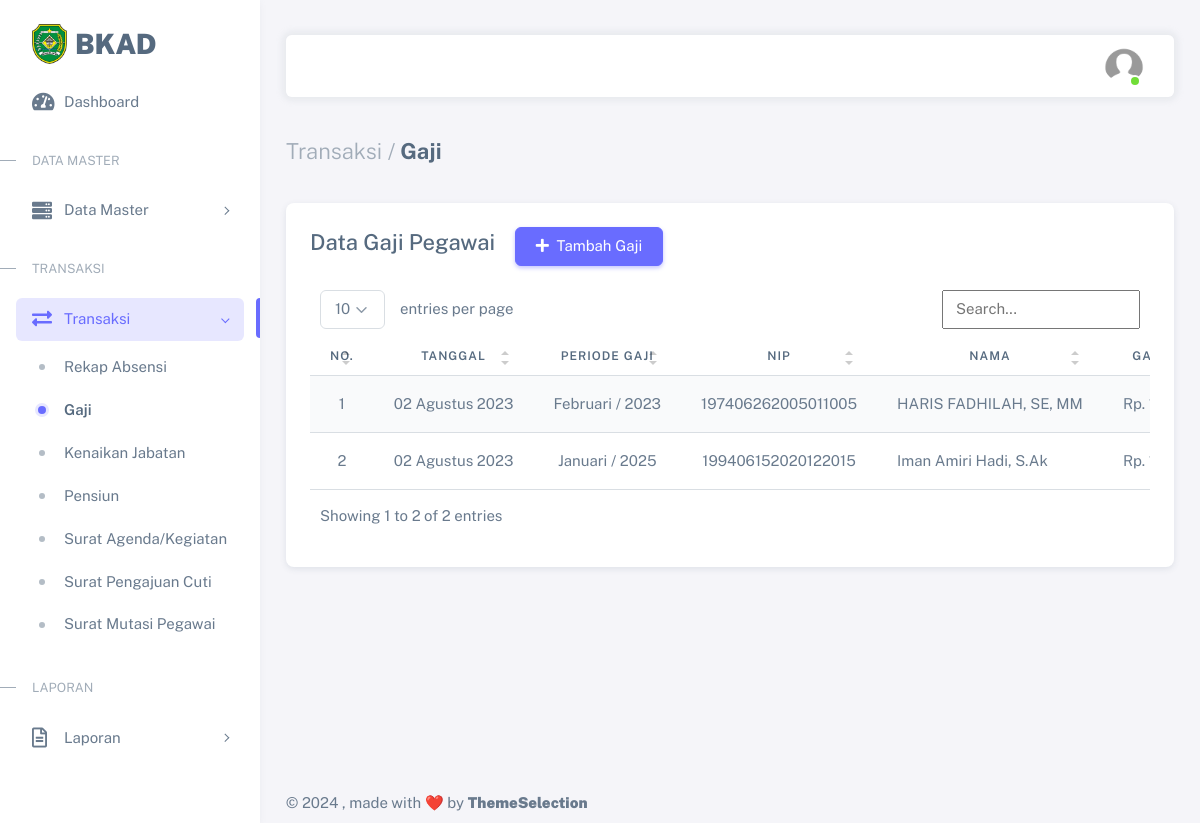
/admin/gaji.php (signed in), run on the app's committed database.
### tables this page shows
CREATE TABLE `gaji` (
  `id_gaji` int(11) NOT NULL,
  `tgl_gaji` date NOT NULL,
  `no_slip` varchar(12) NOT NULL,
  `bulan` varchar(12) NOT NULL,
  `tahun` year(4) NOT NULL,
  `id_absensi` int(11) NOT NULL,
  `gaji_bersih` varchar(11) NOT NULL,
  `gajipok` varchar(11) NOT NULL,
  `tunjangan` varchar(11) NOT NULL,
  `potongan` varchar(12) NOT NULL
);

CREATE TABLE `absensi` (
  `id_absensi` int(11) NOT NULL,
  `tgl` date NOT NULL,
  `bulan` varchar(22) NOT NULL,
  `tahun` year(4) NOT NULL,
  `id_pg` int(11) NOT NULL,
  `hadir` varchar(11) NOT NULL,
  `sakit` varchar(11) NOT NULL,
  `izin` varchar(11) NOT NULL,
  `tanpa_ket` varchar(11) NOT NULL,
  `tgl_sakit` varchar(25) NOT NULL,
  `tgl_ijin` varchar(25) NOT NULL,
  `tgl_tk` varchar(25) NOT NULL
);

CREATE TABLE `t_pegawai` (
  `id_pg` int(11) NOT NULL,
  `nip` varchar(25) NOT NULL,
  `nama_lengkap` varchar(120) NOT NULL,
  `id_jabatan` int(11) NOT NULL,
  `jenis_kelamin` varchar(35) NOT NULL,
  `agama` varchar(20) NOT NULL,
  `status` varchar(20) NOT NULL,
  `tempat_lahir` varchar(120) NOT NULL,
  `tanggal_lahir` date NOT NULL,
  `alamat_rumah` varchar(200) NOT NULL,
  `no_telpon` varchar(13) NOT NULL,
  `file_foto` varchar(255) DEFAULT NULL,
  `pegawai` enum('asn','non asn') NOT NULL,
  `golongan` varchar(255) DEFAULT NULL
);

### fungsi_indotgl.php (called while the page is built, shortened)
<?php
function tgl_indo($tgl)
{
  $tanggal = substr($tgl, 8, 2);
  $bulan   = getBulan(substr($tgl, 5, 2));
  $tahun   = substr($tgl, 0, 4);
  return $tanggal . ' ' . $bulan . ' ' . $tahun;
}
function getBulan($bln)
{
  switch ($bln) {
    case 8:
      return "Agustus";
      break;
  }
}

### admin/gaji.php (the view, shortened to what this page needs)
<?php
require_once("../fungsi_indotgl.php");
require_once('../head.php');
?>
<div class="layout-wrapper layout-content-navbar">
	<div class="layout-container">
		<aside id="layout-menu" class="layout-menu menu-vertical menu bg-menu-theme">
			<div class="app-brand demo d-grid">
				<a href="index.php" class="app-brand-link">
					<span class="app-brand-logo demo">
						<img src="../assets/img/logo/tapin.png" width="35" class="img-fluid">
					</span>
					<span class="app-brand-text demo menu-text fw-bolder ms-2 text-uppercase">BKAD</span>
				</a>
			</div>
			<ul class="menu-inner py-1">
				<li class="menu-item">
					<a href="index.php" class="menu-link">
						<i class="menu-icon fas fa-tachometer-alt"></i>
						<div data-i18n="Dashboard">Dashboard</div>
					</a>
				</li>
				<li class="menu-header small text-uppercase">
					<span class="menu-header-text">Data Master</span>
				</li>
				<li class="menu-item">
					<a href="javascript:void(0);" class="menu-link menu-toggle">
						<i class="menu-icon fas fa-server"></i>
						<div data-i18n="Data Master">Data Master</div>
					</a>
				</li>
				<li class="menu-header small text-uppercase">
					<span class="menu-header-text">Transaksi</span>
				</li>
				<li class="menu-item active open">
					<a href="javascript:void(0);" class="menu-link menu-toggle">
						<i class="menu-icon fas fa-exchange-alt"></i>
						<div data-i18n="Transaksi">Transaksi</div>
					</a>
					<ul class="menu-sub">
						<li class="menu-item">
							<a href="absensi.php" class="menu-link">
								<div data-i18n="Absensi">Rekap Absensi</div>
							</a>
						</li>
						<li class="menu-item active">
							<a href="gaji.php" class="menu-link">
								<div data-i18n="Gaji">Gaji</div>
							</a>
						</li>
						<li class="menu-item">
							<a href="kenaikan.php" class="menu-link">
								<div data-i18n="Kenaikan Jabatan">Kenaikan Jabatan</div>
							</a>
						</li>
						<li class="menu-item">
							<a href="pensiun.php" class="menu-link">
								<div data-i18n="Pensiun">Pensiun</div>
							</a>
						</li>
						<li class="menu-item">
							<a href="agenda.php" class="menu-link">
								<div data-i18n="Surat Agenda">Surat Agenda/Kegiatan</div>
							</a>
						</li>
						<li class="menu-item">
							<a href="cuti.php" class="menu-link">
								<div data-i18n="Surat Pengajuan Cuti">Surat Pengajuan Cuti</div>
							</a>
						</li>
						<li class="menu-item">
							<a href="mutasi.php" class="menu-link">
								<div data-i18n="Surat Mutasi Pegawai">Surat Mutasi Pegawai</div>
							</a>
						</li>
					</ul>
				</li>
				<li class="menu-header small text-uppercase">
					<span class="menu-header-text">Laporan</span>
				</li>
				<li class="menu-item">
					<a href="javascript:void(0);" class="menu-link menu-toggle">
						<i class="menu-icon far fa-file-alt"></i>
						<div data-i18n="Laporan">Laporan</div>
					</a>
				</li>
			</ul>
		</aside>
		<div class="layout-page">
			<nav class="layout-navbar container-xxl navbar navbar-expand-xl navbar-detached align-items-center bg-navbar-theme" id="layout-navbar">
				<div class="navbar-nav-right d-flex align-items-center" id="navbar-collapse">
					<ul class="navbar-nav flex-row align-items-center ms-auto">
						<li class="nav-item navbar-dropdown dropdown-user dropdown">
							<a class="nav-link dropdown-toggle hide-arrow" href="javascript:void(0);" data-bs-toggle="dropdown">
								<div class="avatar avatar-online">
									<img src="../assets/img/avatars/user.png" alt class="w-px-40 h-auto rounded-circle" />
								</div>
							</a>
						</li>
					</ul>
				</div>
			</nav>
			<div class="content-wrapper">
				<div class="container-xxl flex-grow-1 container-p-y">
					<h4 class="fw-bold py-3 mb-4"><span class="text-muted fw-light">Transaksi /</span> Gaji</h4>
					<div class="row">
						<div class="col-md-6 col-lg-4 col-xl-12 order-0 mb-4">
							<div class="card">
								<div class="card-header pb-3">
									<h4 class="mb-2 d-inline-block">Data Gaji Pegawai</h4>
									<a class="btn btn-primary ms-3" href="gaji_in.php">
										<i class="fas fa-plus me-1"></i>
										Tambah Gaji
									</a>
								</div>
								<div class="card-body">
									<div class="table-responsive">
										<table class="table table-striped table-hover table-fixed table-flush" id="table1" width="100%">
											<thead>
												<tr>
													<th style="vertical-align: middle;" class="text-center">No.</th>
													<th style="vertical-align: middle;" class="text-center">Tanggal</th>
													<th style="vertical-align: middle;" class="text-center">Periode Gaji</th>
													<th style="vertical-align: middle;" class="text-center">NIP</th>
													<th style="vertical-align: middle;" class="text-center">Nama</th>
													<th style="vertical-align: middle;" class="text-center">Gaji Bersih</th>
												</tr>
											</thead>
											<tbody>
												<?php
												$query = mysqli_query(
													$koneksi,
													"SELECT * FROM gaji
													INNER JOIN absensi ON gaji.id_absensi=absensi.id_absensi
													INNER JOIN t_pegawai ON absensi.id_pg=t_pegawai.id_pg
													ORDER BY nama_lengkap ASC"
												);
												$no = 1;
												while ($data = mysqli_fetch_array($query)) { ?>
													<tr>
														<td style="vertical-align: middle;" class="text-center">
															<?= $no++ ?>
														</td>
														<td style="vertical-align: middle;" class="text-center text-nowrap">
															<?= tgl_indo($data['tgl_gaji']); ?>
														</td>
														<td style="vertical-align: middle;" class="text-center text-nowrap">
															<?= $data['bulan'] . ' / ' . $data['tahun']; ?>
														</td>
														<td style="vertical-align: middle;" class="text-center text-nowrap">
															<?= $data['nip']; ?>
														</td>
														<td style="vertical-align: middle;" class="text-nowrap">
															<?= $data['nama_lengkap']; ?>
														</td>
														<td style="vertical-align: middle;" class="text-nowrap">
															<?= 'Rp. ' . number_format($data['gaji_bersih']); ?>
														</td>
													</tr>
												<?php } ?>
											</tbody>
										</table>
									</div>
								</div>
							</div>
						</div>
					</div>
				</div>
				<?php require_once("../footer.php"); ?>

### assets/css/demo.css (style rules this page uses)
.menu .app-brand.demo { height: 64px; margin-top: 12px; }
.app-brand-text.demo { font-size: 1.75rem; letter-spacing: -0.5px; text-transform: lowercase; }

### data on the page
gaji: tgl_gaji "02 Agustus 2023", id_absensi.bulan "Februari", id_absensi.tahun "2023", t_pegawai.nip "197406262005011005", t_pegawai.nama_lengkap "HARIS FADHILAH, SE, MM"
gaji: tgl_gaji "02 Agustus 2023", id_absensi.bulan "Januari", id_absensi.tahun "2025", t_pegawai.nip "199406152020122015", t_pegawai.nama_lengkap "Iman Amiri Hadi, S.Ak"
